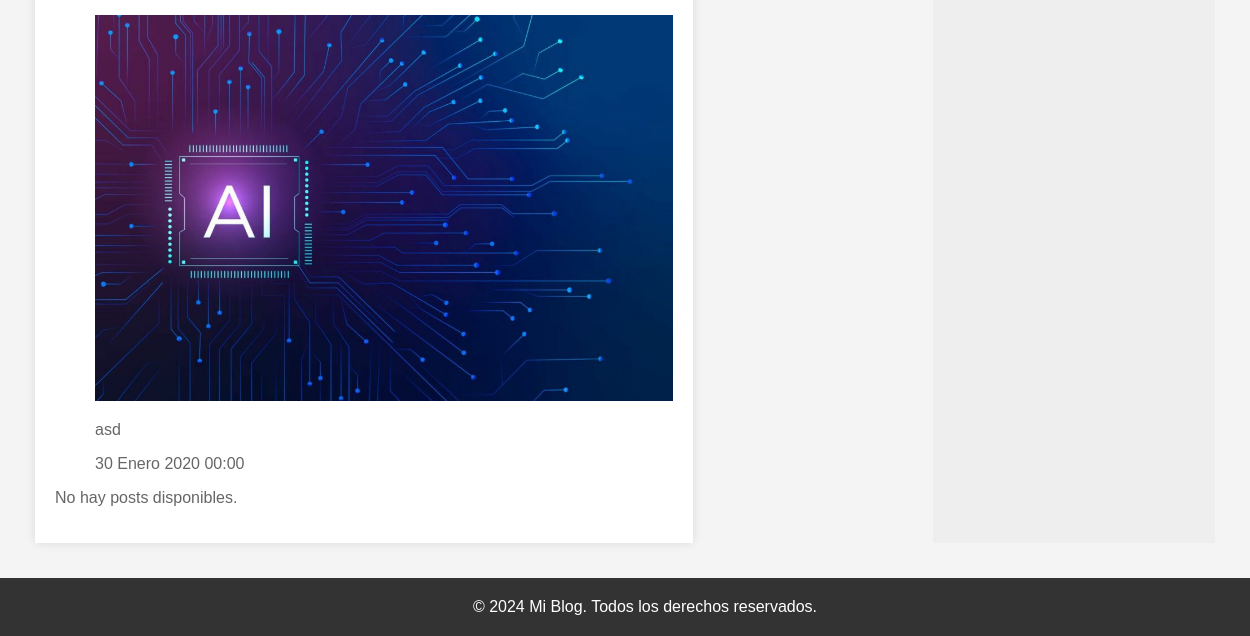
/posts/fechas/recientes/ (lower part), run on an earlier commit of the app's database.
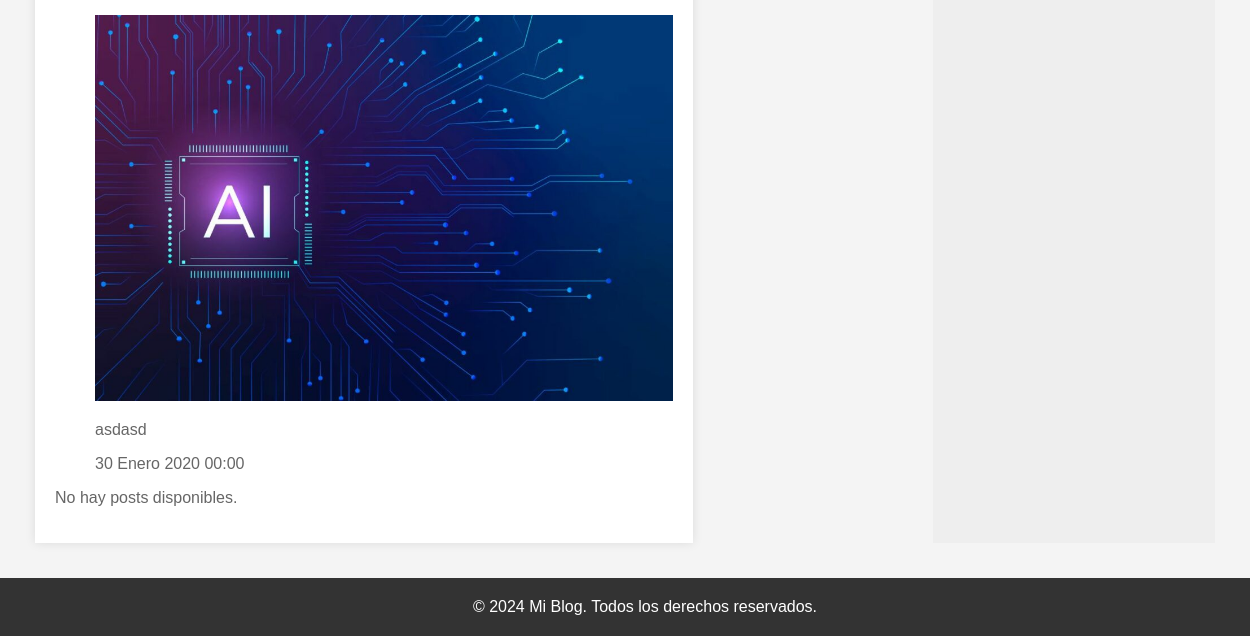
And on a later commit of the database.
### apps/myblog/models.py (models this page shows, shortened)
class Post(models.Model):
    autor = models.ForeignKey(settings.AUTH_USER_MODEL, on_delete=models.CASCADE)
    titulo = models.CharField(max_length=200)
    resumen = models.TextField(max_length=50000)
    fecha_creacion = models.DateTimeField(default=timezone.now)
    fecha_publicacion = models.DateTimeField(blank=True, null=True)
    contenido = models.TextField(max_length=50000)
    imagen = models.ImageField(null=True, blank= True,upload_to= "img/posts", help_text= "Imagen del post")
    categorias = models.ManyToManyField(Categoria, related_name="posts")

### apps/myblog/views.py (the view)
# urls.py: path('posts/fechas/<str:tipo>/', views.fechas, name='listar_posts_fechas'),  # Captura el argumento "tipo"
def fechas(request, tipo):
    if tipo == 'recientes':
        posts = Post.objects.all().order_by('-fecha_publicacion')[:4]  # Más recientes
    elif tipo == 'antiguos':
        posts = Post.objects.all().order_by('fecha_publicacion')[:4]  # Más antiguos
    else:
        posts = Post.objects.all()  # O una lista vacía, según lo que desees
    return render(request, 'inicio.html', {'posts': posts,
                                           'mostrar_cargas': True,
                                           'mostrar_fechas': True,
                                           'mostrar_categorias': True})

### templates/inicio.html (shortened to what this page needs)
{% extends 'base.html' %}
{% block content %}
<section>
    <div class="post">
        {% if posts %}
        <ul>
            {% for post in posts %}
                <li>
                    {% if post.imagen %}
                    <img class="imagen" src="{{ post.imagen.url }}" alt="Imagen de {{ post.titulo }}" />
                    {% else %}
                        <p>No hay imagen disponible.</p>
                    {% endif %}
                    <p>{{ post.contenido }}</p>
                    <p>{{ post.fecha_publicacion }}</p>
                </li>
            {% endfor %}
        </ul>
        {% endif %}
        {% if listar_posts_alfabeticamente %}
        <ul>
            {% for post in ultimosposts %}
                <li>{{ post.titulo }}</li>
            {% endfor %}
        </ul>
        {% elif listar_posts_fechas %}
        <ul>
            {% for post in ultimosposts %}
                <li>{{ post.titulo }}</li>
            {% endfor %}
        </ul>
        {% else %}
                {% for post in ultimosposts %}
                <article class="post">
                    <h3><a href="{% url 'post_detalle' post.id %}">{{ post.titulo }}</a></h3>
                    {% if post.imagen %}
                    <img class="imagen" src="{{ post.imagen.url }}" alt="Imagen de {{ post.titulo }}" />
                    {% else %}
                        <p>No hay imagen disponible.</p>
                    {% endif %}
                    <p>Contenido: {{ post.resumen }}</p>
                    <p>Fecha publicación: {{ post.fecha_publicacion }}</p>
                    <p>Autor: {{ post.autor }}</p>
                    <a href="{% url 'post_detalle' post.id %}">Leer más</a>
                </article>
                {% empty %}
                    <p>No hay posts disponibles.</p>
                {% endfor %}
        {% endif %}
    </div>
</section>
{% endblock %}

What changed in the data, as far as the page shows it:
changed Post: contenido "asd" → "asdasd"
